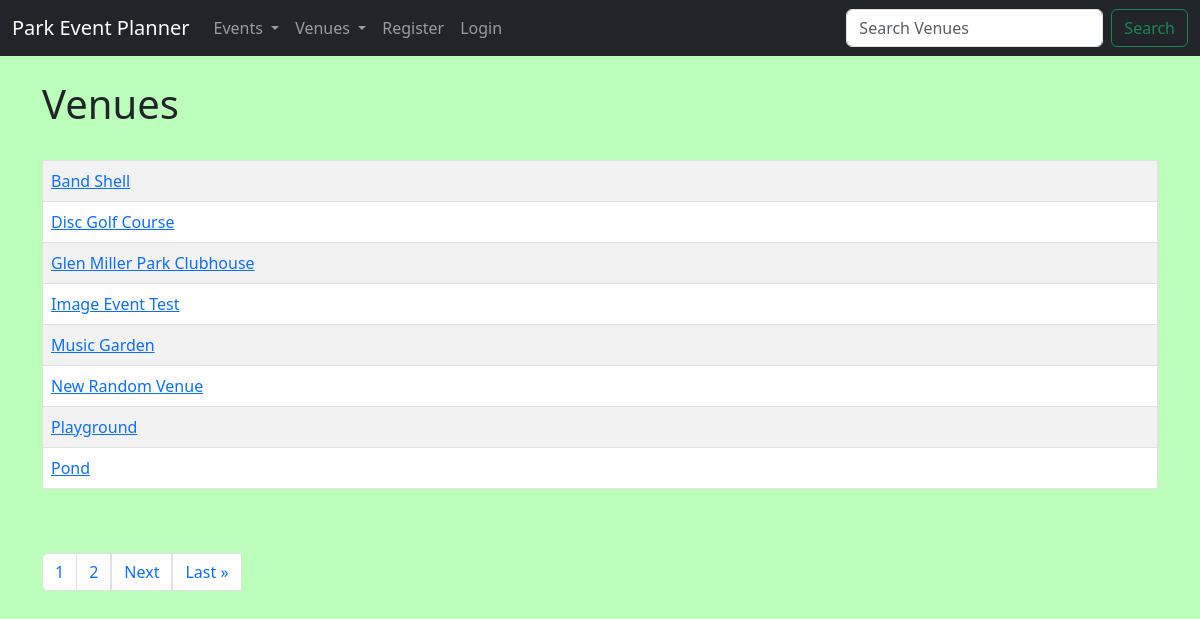
The page /list_venues on the database as committed earlier.
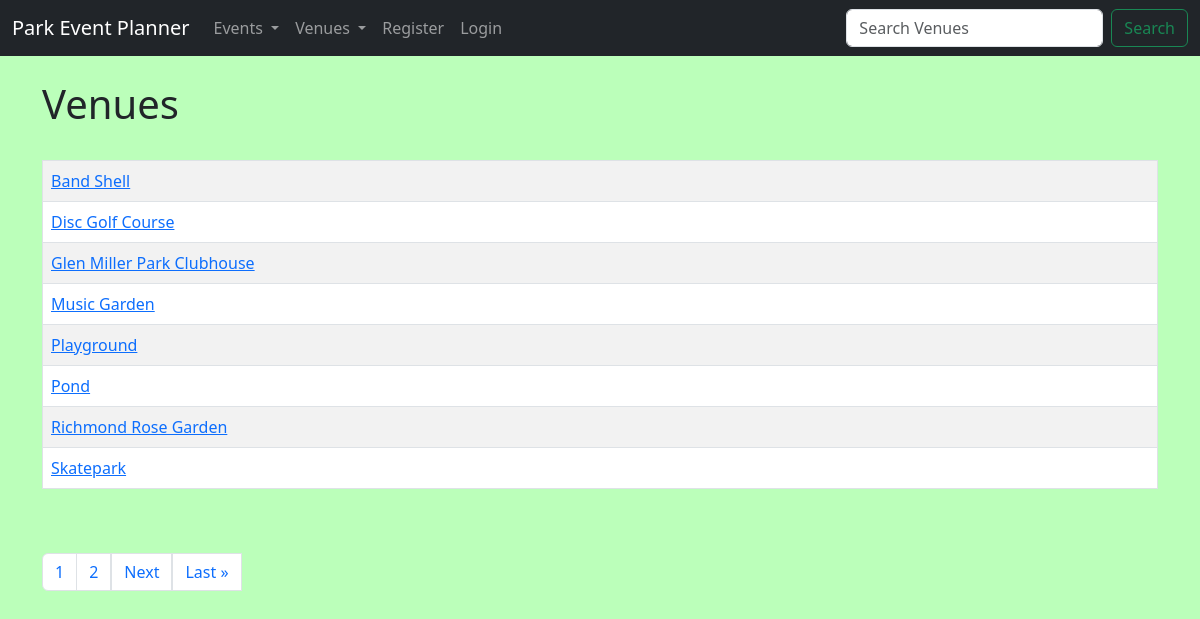
The same page on the database as committed later.
### events/models.py (models this page shows)
class Venue(models.Model):
	name = models.CharField('Venue Name', max_length=120)
	description = models.TextField(blank=True)
	owner = models.IntegerField("Venue Owner", blank=False, default=1)
	venue_image = models.ImageField(null=True, blank=True, upload_to="images/")
	def __str__(self): # lets you click on a venue to access it
		return self.name

### events/views.py (the view)
# urls.py: path('list_venues', views.list_venues, name="list-venues"),
def list_venues(request):
	venue_list = Venue.objects.all().order_by('name')
	p = Paginator(Venue.objects.all().order_by('name'), 8)
	page = request.GET.get('page')
	venues = p.get_page(page)
	nums = "a" * venues.paginator.num_pages
	return render(request, 'events/venue.html',
	       				{'venue_list': venue_list,
					    'venues':venues,
					    'nums':nums
						})

### events/templates/events/venue.html (shortened to what this page needs)
{% extends 'events/base.html' %}
{% block content %}
	<h1>Venues</h1>
	<br/>
	<table class="table table-hover table-striped table-bordered">
	{% for venue in venues %}
		<tr>
			<td><a href="{% url 'show-venue' venue.id %}">{{ venue }}</a>
			</td>
		</tr>
	{% endfor %}
	</table>
	<br><br>
	<nav aria-label="Page navigation example">
		<ul class="pagination">
			{% for i in nums %}
			<li class="page-item"><a class="page-link" href="?page={{ forloop.counter }}">{{ forloop.counter }}</a></li>
			{% endfor %}
			{% if venues.has_next %}
			<li class="page-item"></li><a class="page-link" href="?page={{venues.next_page_number}}">Next</a></li>
			<li class="page-item"></li><a class="page-link" href="?page={{venues.paginator.num_pages}}">Last &raquo</a></li>
			{% endif %}
		</ul>
	</nav>
{% endblock %}

Rows that differ between the two databases and show on the page:
removed Venue: name "Image Event Test"
removed Venue: name "New Random Venue"
now on this page (row unchanged): Venue: name "Richmond Rose Garden"
now on this page (row edited): Venue: name "Skatepark"
